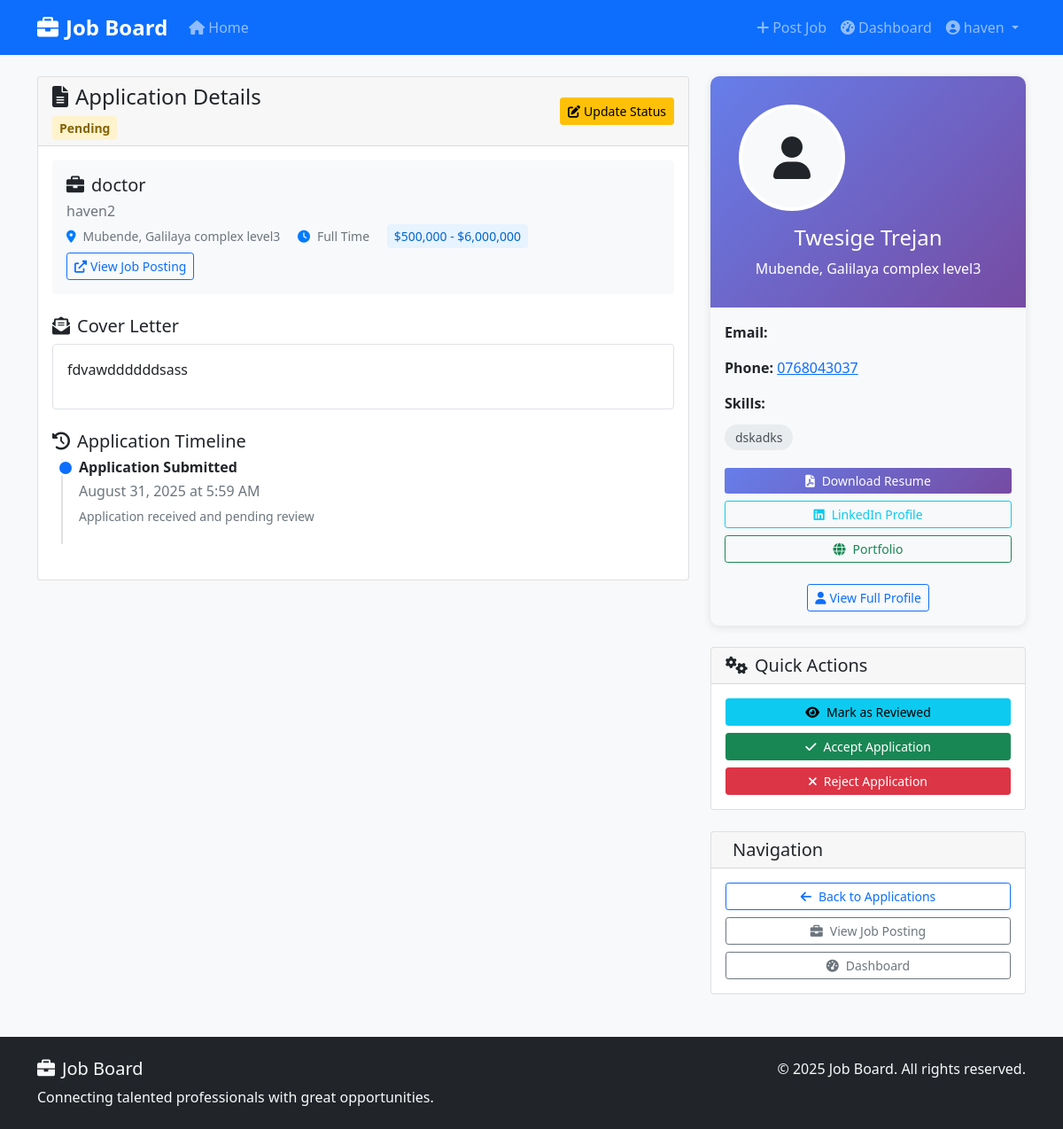
/application/1/ (signed in), run on the app's committed database.
### jobs/models.py (models this page shows, shortened)
class Application(models.Model):
    job = models.ForeignKey(Job, on_delete=models.CASCADE, related_name='applications')
    applicant = models.ForeignKey(User, on_delete=models.CASCADE, related_name='applications')
    cover_letter = models.TextField()
    status = models.CharField(max_length=20, choices=APPLICATION_STATUS_CHOICES, default='pending')
    applied_at = models.DateTimeField(auto_now_add=True)
    updated_at = models.DateTimeField(auto_now=True)
    notes = models.TextField(blank=True, null=True, help_text="Internal notes by employer")
    class Meta:
        unique_together = ('job', 'applicant')
        ordering = ['-applied_at']

class Job(models.Model):
    employer = models.ForeignKey(User, on_delete=models.CASCADE, related_name='jobs')
    title = models.CharField(max_length=200)
    company_name = models.CharField(max_length=200)
    description = models.TextField()
    requirements = models.TextField()
    location = models.CharField(max_length=200)
    salary_min = models.DecimalField(max_digits=10, decimal_places=2, blank=True, null=True)
    salary_max = models.DecimalField(max_digits=10, decimal_places=2, blank=True, null=True)
    job_type = models.CharField(max_length=20, choices=JOB_TYPE_CHOICES, default='full_time')
    is_active = models.BooleanField(default=True)
    created_at = models.DateTimeField(auto_now_add=True)
    updated_at = models.DateTimeField(auto_now=True)
    deadline = models.DateTimeField(blank=True, null=True)
    class Meta:
        ordering = ['-created_at']
    def get_salary_range(self):
        if self.salary_min and self.salary_max:
            return f"${self.salary_min:,.0f} - ${self.salary_max:,.0f}"
        elif self.salary_min:
            return f"From ${self.salary_min:,.0f}"
        elif self.salary_max:
            return f"Up to ${self.salary_max:,.0f}"
        return "Salary not specified"

### accounts/models.py (models this page shows, shortened)
class JobSeekerProfile(models.Model):
    user = models.OneToOneField(User, on_delete=models.CASCADE)
    full_name = models.CharField(max_length=200)
    phone_number = models.CharField(max_length=20, blank=True, null=True)
    location = models.CharField(max_length=200, blank=True, null=True)
    resume = models.FileField(upload_to='resumes/', blank=True, null=True)
    profile_picture = models.ImageField(upload_to='profile_pictures/', blank=True, null=True)
    skills = models.TextField(help_text="Enter skills separated by commas")
    experience = models.TextField(blank=True, null=True)
    education = models.TextField(blank=True, null=True)
    linkedin_url = models.URLField(blank=True, null=True)
    portfolio_url = models.URLField(blank=True, null=True)
    created_at = models.DateTimeField(auto_now_add=True)
    updated_at = models.DateTimeField(auto_now=True)
    def get_skills_list(self):
        return [skill.strip() for skill in self.skills.split(',') if skill.strip()]

### jobs/views.py (the view)
# urls.py: path('application/<int:pk>/', views.application_detail, name='application_detail'),
@login_required
def application_detail(request, pk):
    application = get_object_or_404(Application, pk=pk)
    if application.applicant != request.user and application.job.employer != request.user:
        raise Http404("Application not found")
    return render(request, 'jobs/application_detail.html', {'application': application})

### templates/jobs/application_detail.html (shortened to what this page needs)
{% extends 'base.html' %}
{% block content %}
<div class="row">
    <div class="col-lg-8">
        <div class="card mb-4">
            <div class="card-header d-flex justify-content-between align-items-center">
                <div>
                    <h4><i class="fas fa-file-alt me-2"></i>Application Details</h4>
                    <span class="application-status status-{{ application.status }}">
                        {{ application.get_status_display }}
                    </span>
                </div>
                <div>
                    {% if application.job.employer == user %}
                        <a href="{% url 'update_application_status' application.pk %}" class="btn btn-warning btn-sm">
                            <i class="fas fa-edit me-1"></i>Update Status
                        </a>
                    {% endif %}
                </div>
            </div>
            <div class="card-body">
                <div class="bg-light p-3 rounded mb-4">
                    <h5><i class="fas fa-briefcase me-2"></i>{{ application.job.title }}</h5>
                    <h6 class="text-muted">{{ application.job.company_name }}</h6>
                    <div class="job-meta mt-2">
                        <span class="me-3">
                            <i class="fas fa-map-marker-alt"></i>{{ application.job.location }}
                        </span>
                        <span class="me-3">
                            <i class="fas fa-clock"></i>{{ application.job.get_job_type_display }}
                        </span>
                        {% if application.job.salary_min or application.job.salary_max %}
                            <span class="salary-range">{{ application.job.get_salary_range }}</span>
                        {% endif %}
                    </div>
                    <div class="mt-2">
                        <a href="{% url 'job_detail' application.job.pk %}" class="btn btn-sm btn-outline-primary">
                            <i class="fas fa-external-link-alt me-1"></i>View Job Posting
                        </a>
                    </div>
                </div>
                <div class="mb-4">
                    <h5><i class="fas fa-envelope-open-text me-2"></i>Cover Letter</h5>
                    <div class="border rounded p-3 bg-white">
                        <div class="text-break">
                            {{ application.cover_letter|linebreaks }}
                        </div>
                    </div>
                </div>
                <div class="mb-4">
                    <h5><i class="fas fa-history me-2"></i>Application Timeline</h5>
                    <div class="timeline">
                        <div class="timeline-item">
                            <div class="timeline-marker bg-primary"></div>
                            <div class="timeline-content">
                                <h6>Application Submitted</h6>
                                <p class="text-muted mb-1">{{ application.applied_at|date:"F d, Y \a\t g:i A" }}</p>
                                <small class="text-muted">Application received and pending review</small>
                            </div>
                        </div>
                    </div>
                </div>
            </div>
        </div>
    </div>
    <div class="col-lg-4">
        <div class="profile-card mb-4">
            <div class="profile-header text-center">
                {% if application.applicant.jobseekerprofile.profile_picture %}
                    <img src="{{ application.applicant.jobseekerprofile.profile_picture.url }}"
                         alt="Profile Picture" class="profile-picture mb-3">
                {% else %}
                    <div class="profile-picture mb-3 d-flex align-items-center justify-content-center bg-light text-dark">
                        <i class="fas fa-user fa-3x"></i>
                    </div>
                {% endif %}
                <h4>{{ application.applicant.jobseekerprofile.full_name|default:application.applicant.username }}</h4>
                {% if application.applicant.jobseekerprofile.location %}
                    <p class="mb-0">{{ application.applicant.jobseekerprofile.location }}</p>
                {% endif %}
            </div>
            <div class="card-body">
                <div class="mb-3">
                    <strong>Email:</strong>
                </div>
                {% if application.applicant.jobseekerprofile.phone_number %}
                    <div class="mb-3">
                        <strong>Phone:</strong>
                        <a href="tel:{{ application.applicant.jobseekerprofile.phone_number }}">
                            {{ application.applicant.jobseekerprofile.phone_number }}
                        </a>
                    </div>
                {% endif %}
                {% if application.applicant.jobseekerprofile.skills %}
                    <div class="mb-3">
                        <strong>Skills:</strong>
                        <ul class="skills-list mt-2">
                            {% for skill in application.applicant.jobseekerprofile.get_skills_list %}
                                <li>{{ skill }}</li>
                            {% endfor %}
                        </ul>
                    </div>
                {% endif %}
                <div class="mb-3">
                    {% if application.applicant.jobseekerprofile.resume %}
                        <a href="{{ application.applicant.jobseekerprofile.resume.url }}"
                           class="btn btn-primary btn-sm mb-2 w-100" target="_blank">
                            <i class="fas fa-file-pdf me-2"></i>Download Resume
                        </a>
                    {% endif %}
                    {% if application.applicant.jobseekerprofile.linkedin_url %}
                        <a href="{{ application.applicant.jobseekerprofile.linkedin_url }}"
                           class="btn btn-outline-info btn-sm mb-2 w-100" target="_blank">
                            <i class="fab fa-linkedin me-2"></i>LinkedIn Profile
                        </a>
                    {% endif %}
                    {% if application.applicant.jobseekerprofile.portfolio_url %}
                        <a href="{{ application.applicant.jobseekerprofile.portfolio_url }}"
                           class="btn btn-outline-success btn-sm mb-2 w-100" target="_blank">
                            <i class="fas fa-globe me-2"></i>Portfolio
                        </a>
                    {% endif %}
                </div>
                <div class="text-center">
                    <a href="{% url 'job_seeker_profile_detail' application.applicant.jobseekerprofile.pk %}"
                       class="btn btn-outline-primary btn-sm">
                        <i class="fas fa-user me-1"></i>View Full Profile
                    </a>
                </div>
            </div>
        </div>
        {% if application.job.employer == user %}
            <div class="card mb-4">
                <div class="card-header">
                    <h5 class="mb-0"><i class="fas fa-cogs me-2"></i>Quick Actions</h5>
                </div>
                <div class="card-body">
                    <div class="d-grid gap-2">
                        {% if application.status == 'pending' %}
                            <a href="{% url 'update_application_status' application.pk %}?status=reviewed"
                               class="btn btn-info btn-sm">
                                <i class="fas fa-eye me-2"></i>Mark as Reviewed
                            </a>
                            <a href="{% url 'update_application_status' application.pk %}?status=accepted"
                               class="btn btn-success btn-sm">
                                <i class="fas fa-check me-2"></i>Accept Application
                            </a>
                            <a href="{% url 'update_application_status' application.pk %}?status=rejected"
                               class="btn btn-danger btn-sm">
                                <i class="fas fa-times me-2"></i>Reject Application
                            </a>
                        {% else %}
                            <a href="{% url 'update_application_status' application.pk %}"
                               class="btn btn-warning btn-sm">
                                <i class="fas fa-edit me-2"></i>Update Status
                            </a>
                        {% endif %}
                    </div>
                </div>
            </div>
        {% endif %}
        <div class="card">
            <div class="card-header">
                <h5 class="mb-0">Navigation</h5>
            </div>
            <div class="card-body">
                <div class="d-grid gap-2">
                    <a href="{% url 'job_applications' application.job.pk %}" class="btn btn-outline-primary btn-sm">
                        <i class="fas fa-arrow-left me-2"></i>Back to Applications
                    </a>
                    <a href="{% url 'job_detail' application.job.pk %}" class="btn btn-outline-secondary btn-sm">
                        <i class="fas fa-briefcase me-2"></i>View Job Posting
                    </a>
                    <a href="{% url 'employer_dashboard' %}" class="btn btn-outline-secondary btn-sm">
                        <i class="fas fa-tachometer-alt me-2"></i>Dashboard
                    </a>
                </div>
            </div>
        </div>
    </div>
</div>
{% endblock %}

### templates/base.html (shortened to what this page needs)
<!DOCTYPE html>
<html lang="en">
<head>
    <link href="https://cdn.jsdelivr.net/npm/bootstrap@5.1.3/dist/css/bootstrap.min.css" rel="stylesheet">
    <link rel="stylesheet" href="https://cdnjs.cloudflare.com/ajax/libs/font-awesome/6.0.0/css/all.min.css">
    {% load static %}
    <link rel="stylesheet" href="{% static 'css/style.css' %}">
</head>
<body>
    <nav class="navbar navbar-expand-lg navbar-dark bg-primary">
        <div class="container">
            <a class="navbar-brand fw-bold" href="{% url 'home' %}">
                <i class="fas fa-briefcase me-2"></i>Job Board
            </a>
            <div class="collapse navbar-collapse" id="navbarNav">
                <ul class="navbar-nav me-auto">
                    <li class="nav-item">
                        <a class="nav-link" href="{% url 'home' %}">
                            <i class="fas fa-home me-1"></i>Home
                        </a>
                    </li>
                </ul>
                <ul class="navbar-nav">
                    {% if user.is_authenticated %}
                        {% if user.userprofile.role == 'employer' %}
                            <li class="nav-item">
                                <a class="nav-link" href="{% url 'create_job' %}">
                                    <i class="fas fa-plus me-1"></i>Post Job
                                </a>
                            </li>
                            <li class="nav-item">
                                <a class="nav-link" href="{% url 'employer_dashboard' %}">
                                    <i class="fas fa-tachometer-alt me-1"></i>Dashboard
                                </a>
                            </li>
                        {% endif %}
                        <li class="nav-item dropdown">
                            <a class="nav-link dropdown-toggle" href="#" id="navbarDropdown" role="button" data-bs-toggle="dropdown">
                                <i class="fas fa-user-circle me-1"></i>{{ user.username }}
                            </a>
                        </li>
                    {% endif %}
                </ul>
            </div>
        </div>
    </nav>
    <main class="container mt-4">
        {% block content %}{% endblock %}
    </main>
    <footer class="bg-dark text-light py-4 mt-5">
        <div class="container">
            <div class="row">
                <div class="col-md-6">
                    <h5><i class="fas fa-briefcase me-2"></i>Job Board</h5>
                    <p class="mb-0">Connecting talented professionals with great opportunities.</p>
                </div>
                <div class="col-md-6 text-md-end">
                    <p class="mb-0">&copy; {% now "Y" %} Job Board. All rights reserved.</p>
                </div>
            </div>
        </div>
    </footer>
</body>
</html>

### data on the page
Application: status "Pending", job "doctor", job.company_name "haven2", job.location "Mubende, Galilaya complex level3", job.job_type "Full Time", job.get_salary_range "$500,000 - $6,000,000", cover_letter "fdvawddddddsass", applied_at "August 31, 2025 at 5:59 AM", applicant.jobseekerprofile.full_name "Twesige Trejan", applicant.jobseekerprofile.location "Mubende, Galilaya complex level3", applicant.jobseekerprofile.phone_number "0768043037"
JobSeekerProfile: get_skills_list "dskadks"

### other printed values
{{ user.username }} "haven"
